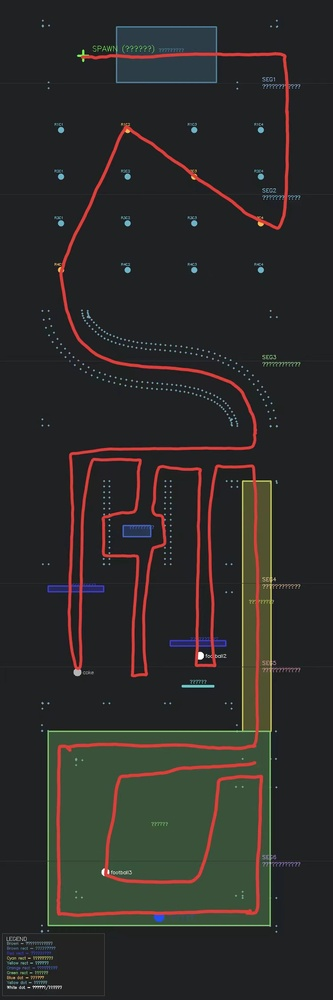
#> input picture src/Option_One/图片/人工规划.jpg, 333 x 1000 px, shrunk from 750 x 2250 before the run
$ python extract_path.py '../图片/人工规划.jpg' out.png
#> lines starting #> are read from the running program, lines starting #| are printed output that depends on the picture; after the words box and inside, x2 and y2 are one past the last pixel; in counts of white or black regions, pixels touching at a corner belong together
#!/usr/bin/env python3
"""
从手绘路径图片中提取 waypoints.csv

用法:
  1. 用图像编辑器在 track_map.png 上用纯红色 (RGB=255,0,0) 手绘路径
  2. 保存为 track_map_path.png (或其他文件名)
  3. 运行: python3 extract_path.py [输入图片路径]

输出: waypoints.csv (在 Option_One 目录下)
"""

import cv2
import numpy as np
import math
import sys

# ---- 配置 ----
STEP = 0.04                    # 路径点间距 (m)
SMOOTH_WINDOW = 8              # 平滑窗口

# 图像 → 世界坐标变换 (从橙色球控制点计算)
# world_x = 0.008 * img_x - 1.488
# world_y = 0.008 * img_y - 0.972
SCALE = 0.008
OFFSET_X = -1.488
OFFSET_Y = -0.972


def extract_path(image_path, output_csv="waypoints.csv"):
#> called with image_path = '../图片/人工规划.jpg', output_csv = 'out.png'
    img = cv2.imread(image_path)
#> img is the input picture: shape (1000, 333, 3); mean B, G, R 41.4, 43.4, 44.9
    if img is None:
        print(f"ERROR: Cannot read {image_path}")
        return

    H, W = img.shape[:2]
#> H = 1000; W = 333
    print(f"Image: {W}x{H}")
#| Image: 333x1000

    # 检测"红色"像素：高 R、低 G、低 B（适应 JPEG 压缩后的颜色偏移）
    # BGR: channel 0=B, 1=G, 2=R
    R, G, B = img[:, :, 2].astype(int), img[:, :, 1].astype(int), img[:, :, 0].astype(int)
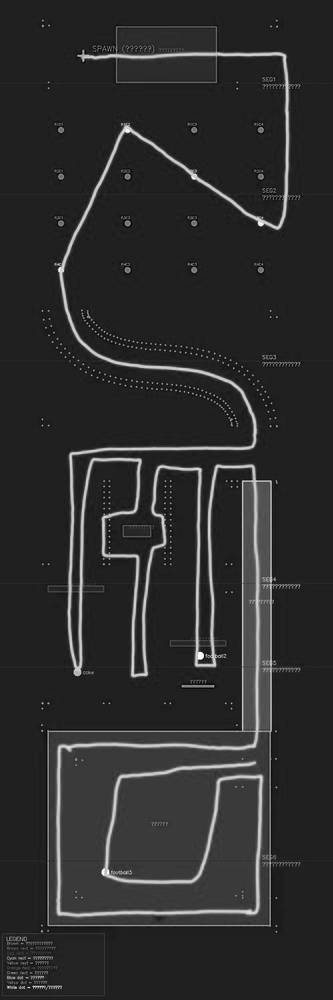
#> R: shape (1000, 333) int64; min 0, max 255, mean 44.9
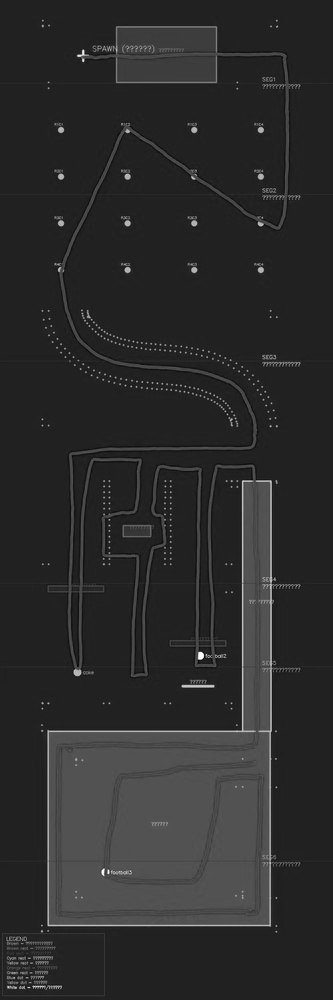
#> G: shape (1000, 333) int64; min 3, max 255, mean 43.4
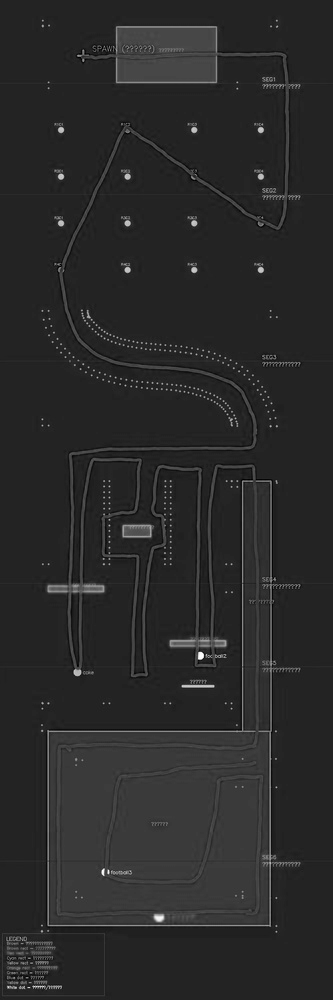
#> B: shape (1000, 333) int64; min 0, max 255, mean 41.4
    mask = (R > 150) & (G < 120) & (B < 120) & ((R - G) > 50) & ((R - B) > 50)
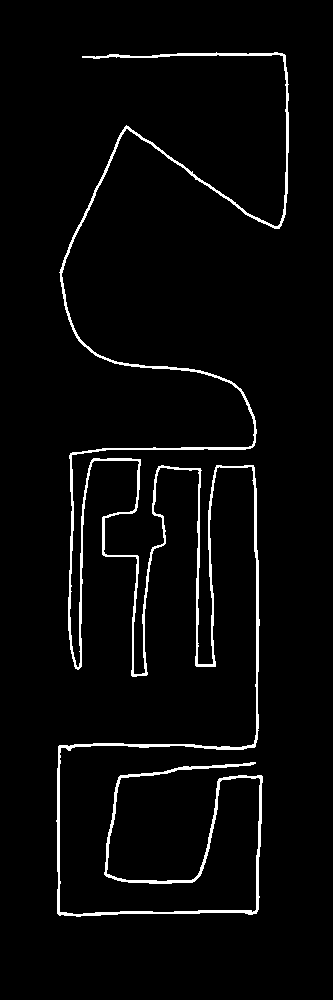
#> mask: shape (1000, 333) bool; 3.3% white; 1 white region, box (x1, y1, x2, y2) and area: (56, 52, 289, 917) 11145
    mask = mask.astype(np.uint8) * 255

    n_pixels = cv2.countNonZero(mask)
#> n_pixels = 11145
    print(f"Detected {n_pixels} path pixels")
#| Detected 11145 path pixels
    if n_pixels == 0:
        print("ERROR: No path pixels found! Did you draw in the right color?")
        print(f"Looking for BGR={DRAW_COLOR_BGR} ±{COLOR_TOLERANCE}")
        return

    # 使用骨架化 (skeletonization) 从填充区域提取中心线
    # 先用形态学闭运算清理 mask
    kernel = np.ones((5, 5), np.uint8)
    mask_clean = cv2.morphologyEx(mask, cv2.MORPH_CLOSE, kernel)
#> mask_clean: shape (1000, 333); 3.4% white; 1 white region, box (x1, y1, x2, y2) and area: (56, 52, 289, 917) 11246

    # 距离变换 + 骨架化
    dist = cv2.distanceTransform(mask_clean, cv2.DIST_L2, 5)
    # 找局部最大值（骨架点）
    dilated = cv2.dilate(dist, np.ones((3, 3), np.uint8))
    skeleton = (dist == dilated) & (mask_clean > 0)
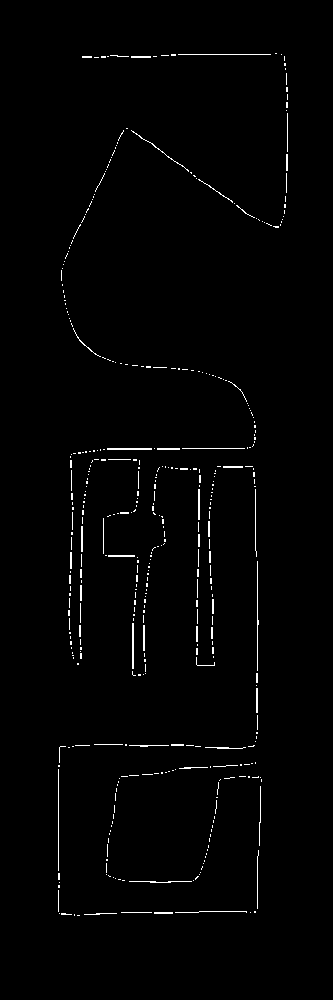
#> skeleton: shape (1000, 333) bool; 1.2% white in thin lines or dots, all inside (x1, y1, x2, y2) = (58, 53, 288, 916)

    skeleton_pts = np.where(skeleton)
#> skeleton_pts = 4143 positions, rows 53 to 915, columns 58 to 287
    print(f"Skeleton points: {len(skeleton_pts[0])}")
#| Skeleton points: 4143

    if len(skeleton_pts[0]) < 10:
        print("ERROR: Too few skeleton points. Draw a clearer line.")
        return

    # 对每行取骨架点的中位数 X
    sorted_path = []
    for row in range(H):
        cols = np.where(skeleton[row] > 0)[0]
        if len(cols) >= 1:
            med_x = np.median(cols)
            sorted_path.append((med_x, row))
#> this loop made 1000 passes
#> (cols, med_x) on passes 54, 59, 60: ([275, 276], 275.5), ([284], 284), ([284], 284)
#> med_x on passes 55, 56, 57, 58, 61, 64: 222, 163, 126.5, 131, 284, 284.5
#> after the loop, sorted_path = 773 pairs, first value 58 to 287, second value 53 to 915

    print(f"Path rows with data: {len(sorted_path)}/{H}")
#| Path rows with data: 773/1000

    if len(sorted_path) < 10:
        print("ERROR: Too few path points. Draw a longer line.")
        return

    # 转为世界坐标
    world_pts = []
    for ix, iy in sorted_path:
        wx = SCALE * ix + OFFSET_X
        wy = SCALE * iy + OFFSET_Y
        world_pts.append((wx, wy))
#> this loop made 773 passes
#> (ix, iy, wx, wy) on passes 1 to 3: (275.5, 53, 0.716, -0.548), (222, 54, 0.288, -0.54), (163, 55, -0.184, -0.532)
#> after the loop, world_pts = 773 pairs, first value -1.02 to 0.808, second value -0.548 to 6.35

    # 降采样
    filtered = [world_pts[0]]
#> filtered = [(0.716, -0.548)]
    for p in world_pts[1:]:
        d = math.hypot(p[0] - filtered[-1][0], p[1] - filtered[-1][1])
        if d >= STEP:
            filtered.append(p)
#> this loop made 772 passes
#> (p, d) on passes 1 to 3: ((0.288, -0.54), 0.428), ((-0.184, -0.532), 0.472), ((-0.476, -0.524), 0.292)
#> after the loop, filtered = 373 pairs, first value -1.02 to 0.808, second value -0.548 to 6.35

    # 确保终点保留
    if math.hypot(world_pts[-1][0] - filtered[-1][0],
                  world_pts[-1][1] - filtered[-1][1]) > STEP * 0.5:
        filtered.append(world_pts[-1])

    # 平滑
    win = SMOOTH_WINDOW
    smooth = []
    for i in range(len(filtered)):
        lo, hi = max(0, i - win // 2), min(len(filtered), i + win // 2)
        sx = sum(p[0] for p in filtered[lo:hi]) / (hi - lo)
        sy = sum(p[1] for p in filtered[lo:hi]) / (hi - lo)
        smooth.append((sx, sy))
#> this loop made 373 passes
#> (lo, sx, sy) on passes 1 to 3: (0, 0.086, -0.536), (0, 0.226, -0.53), (0, 0.319, -0.52)
#> after the loop, smooth = 373 pairs, first value -0.988 to 0.806, second value -0.536 to 6.33

    # 保留首尾
    smooth[0] = filtered[0]
    smooth[-1] = filtered[-1]

    # 保存 CSV
    with open(output_csv, "w") as f:
        for i, (x, y) in enumerate(smooth):
            j = min(i + 1, len(smooth) - 1)
            yaw = math.atan2(smooth[j][1] - y, smooth[j][0] - x)
            f.write(f"{x:.4f},{y:.4f},{yaw:.4f}\n")
#> this loop made 373 passes
#> (x, y, yaw) on passes 1 to 3: (0.716, -0.548, 3.11), (0.226, -0.53, 0.111), (0.319, -0.52, 0.192)

    total_len = sum(
        math.hypot(smooth[i][0] - smooth[i - 1][0],
                   smooth[i][1] - smooth[i - 1][1])
        for i in range(1, len(smooth))
    )
#> total_len = 22.78

    print(f"\nDone! Generated {len(smooth)} waypoints → {output_csv}")
#| Done! Generated 373 waypoints → out.png
    print(f"Total length: {total_len:.1f}m")
#| Total length: 22.8m
    print(f"Start: ({smooth[0][0]:.3f}, {smooth[0][1]:.3f})")
#| Start: (0.716, -0.548)
    print(f"End:   ({smooth[-1][0]:.3f}, {smooth[-1][1]:.3f})")
#| End:   (-0.868, 6.348)

    # 生成验证叠加图
    overlay = img.copy()
    for i in range(1, len(smooth)):
        x1, y1 = smooth[i - 1]
        x2, y2 = smooth[i]
        ix1 = int((x1 - OFFSET_X) / SCALE)
        iy1 = int((y1 - OFFSET_Y) / SCALE)
        ix2 = int((x2 - OFFSET_X) / SCALE)
        iy2 = int((y2 - OFFSET_Y) / SCALE)
        if 0 <= ix1 < W and 0 <= iy1 < H and 0 <= ix2 < W and 0 <= iy2 < H:
            cv2.line(overlay, (ix1, iy1), (ix2, iy2), (0, 255, 255), 2)
#> this loop made 372 passes
#> (x1, y1, x2, y2, ix1, iy1, ix2, iy2) on passes 1 to 3: (0.716, -0.548, 0.226, -0.53, 275, 52, 214, 55), (0.226, -0.53, 0.319, -0.52, 214, 55, 225, 56), (0.319, -0.52, 0.387, -0.507, 225, 56, 234, 58)
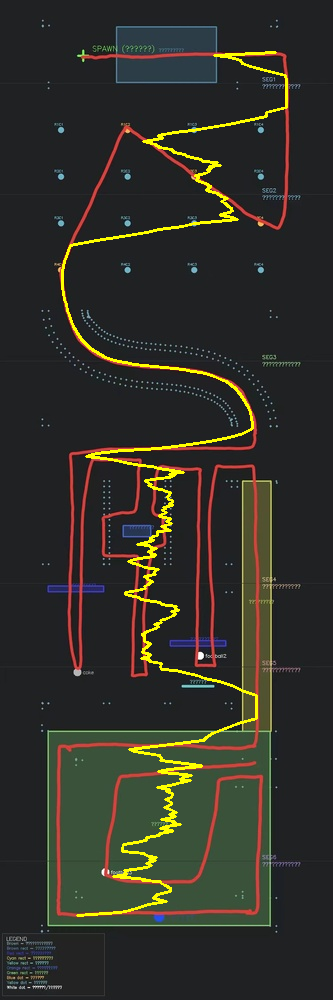
#> overlay: shape (1000, 333, 3); 2.34% of pixels changed, all inside (x1, y1, x2, y2) = (61, 51, 288, 917)

    # 起点绿点，终点蓝点
    for label, color, pt in [("S", (0, 255, 0), smooth[0]),
                              ("E", (255, 0, 0), smooth[-1])]:
        ix = int((pt[0] - OFFSET_X) / SCALE)
        iy = int((pt[1] - OFFSET_Y) / SCALE)
        cv2.circle(overlay, (ix, iy), 6, color, -1)
        cv2.putText(overlay, label, (ix + 8, iy), cv2.FONT_HERSHEY_SIMPLEX,
                    0.5, color, 2)
#> this loop made 2 passes
#> (label, color, pt) on passes 1 to 2: ('S', (0, 255, 0), (0.716, -0.548)), ('E', (255, 0, 0), (-0.868, 6.35))
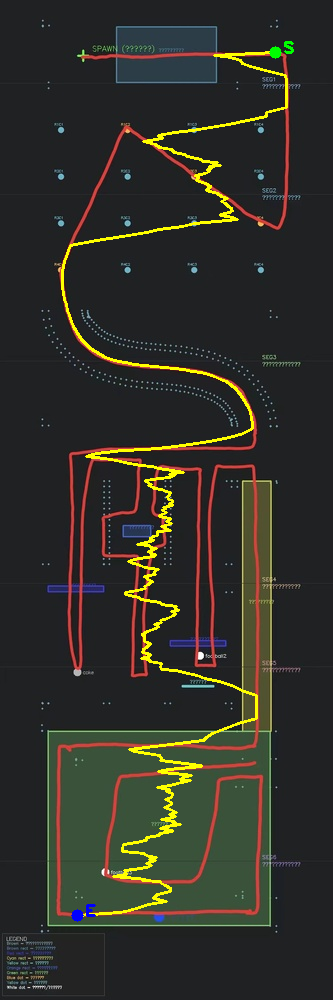
#> overlay: shape (1000, 333, 3); 0.12% of pixels changed, all inside (x1, y1, x2, y2) = (71, 41, 294, 922)

    overlay_path = output_csv.replace(".csv", "_verify.png")
    cv2.imwrite(overlay_path, overlay)
    print(f"Verification image: {overlay_path}")


if __name__ == "__main__":
    if len(sys.argv) > 1:
        img_path = sys.argv[1]
    else:
        img_path = "/home/cyberdog_sim/src/Option_One/track_map_path.png"

    out = "/home/cyberdog_sim/waypoints.csv"
    if len(sys.argv) > 2:
        out = sys.argv[2]

    extract_path(img_path, out)
